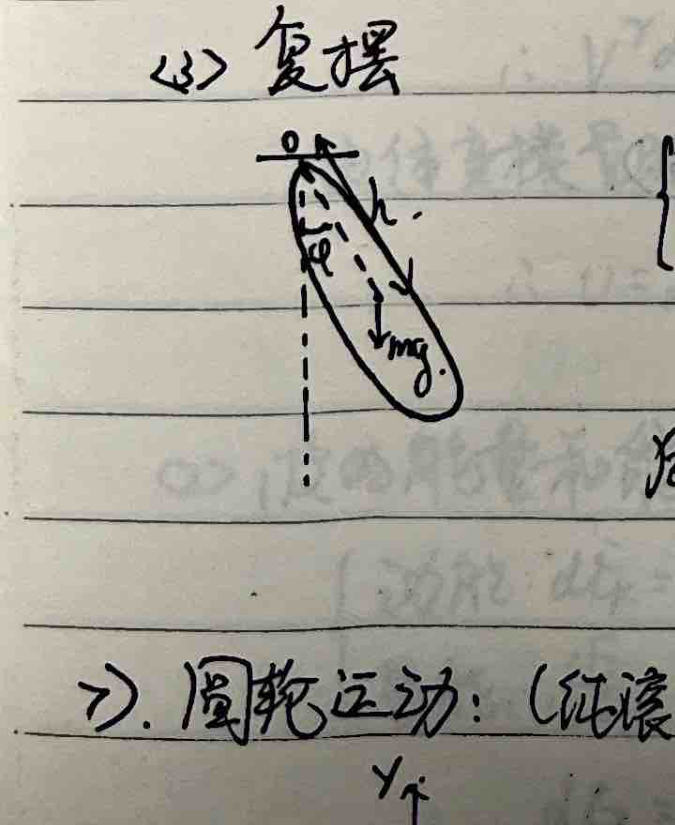
#> input picture olympiad-physics/images/ch01_compound_pendulum.png, 675 x 825 px, given in place of ch02_page_001.png, which was not available
$ python crop_ch02_p1.py
#> lines starting #> are read from the running program, lines starting #| are printed output that depends on the picture; pictures that were not available may be replaced by others from this repository, and a replacement may not be noted
import os
from PIL import Image

in_dir = 'college-physics/images'
out_dir = 'college-physics/images'

def extract_rect(img_name, out_name, x0_pct, y0_pct, x1_pct, y1_pct):
#> called with img_name = 'ch02_page_001.png', out_name = 'topic_blackbody.png', x0_pct = 0.52, y0_pct = 0.16, x1_pct = 0.68, y1_pct = 0.23
    in_path = os.path.join(in_dir, img_name)
    out_path = os.path.join(out_dir, out_name)
    img = Image.open(in_path)
#> img is the input picture: PIL image 675x825 RGB; mean R, G, B 168.1, 164.5, 154.2
    width, height = img.size
#> width = 675; height = 825
    box = (
        int(width * x0_pct),
        int(height * y0_pct),
        int(width * x1_pct),
        int(height * y1_pct)
    )
#> box = (351, 132, 459, 189)
    cropped = img.crop(box)
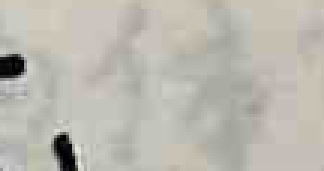
#> cropped: PIL image 108x57 RGB (shown 3 times larger); mean R, G, B 187.4, 184.9, 176.3
    cropped.save(out_path)
    print(f"Saved {out_path}")

extract_rect("ch02_page_001.png", "topic_blackbody.png", 0.52, 0.16, 0.68, 0.23)
extract_rect("ch02_page_001.png", "topic_photoelectric.png", 0.20, 0.24, 0.42, 0.40)
#> call 2 of extract_rect, with img_name = 'ch02_page_001.png', out_name = 'topic_photoelectric.png', x0_pct = 0.2, y0_pct = 0.24, x1_pct = 0.42, y1_pct = 0.4
#> in extract_rect (call 2), `cropped = img.crop(box)`:
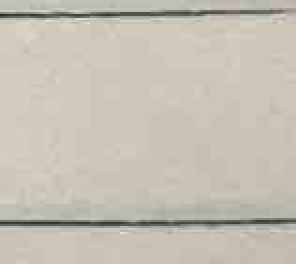
#> cropped: PIL image 148x132 RGB (shown 2 times larger); mean R, G, B 196.8, 192.1, 179.3
extract_rect("ch02_page_001.png", "topic_compton.png", 0.46, 0.25, 0.77, 0.38)
#> call 3 of extract_rect, with img_name = 'ch02_page_001.png', out_name = 'topic_compton.png', x0_pct = 0.46, y0_pct = 0.25, x1_pct = 0.77, y1_pct = 0.38
#> in extract_rect (call 3), `cropped = img.crop(box)`:
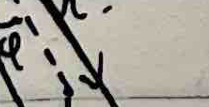
#> cropped: PIL image 209x107 RGB; mean R, G, B 167.1, 162.6, 153.2
extract_rect("ch02_page_001.png", "topic_franck_hertz.png", 0.24, 0.42, 0.47, 0.48)
#> call 4 of extract_rect, with img_name = 'ch02_page_001.png', out_name = 'topic_franck_hertz.png', x0_pct = 0.24, y0_pct = 0.42, x1_pct = 0.47, y1_pct = 0.48
#> in extract_rect (call 4), `cropped = img.crop(box)`:
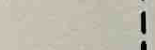
#> cropped: PIL image 155x50 RGB; mean R, G, B 190.4, 185.9, 172.4
extract_rect("ch02_page_001.png", "topic_davisson.png", 0.20, 0.52, 0.38, 0.59)
#> in extract_rect (call 5), `cropped = img.crop(box)`:
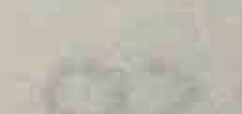
#> cropped: PIL image 121x57 RGB (shown 2 times larger); mean R, G, B 188.4, 185.4, 175
extract_rect("ch02_page_001.png", "topic_stern_gerlach_1.png", 0.18, 0.70, 0.44, 0.76)
#> in extract_rect (call 6), `cropped = img.crop(box)`:
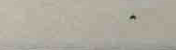
#> cropped: PIL image 176x50 RGB; mean R, G, B 175.4, 170.8, 158.8
extract_rect("ch02_page_001.png", "topic_stern_gerlach_2.png", 0.55, 0.70, 0.81, 0.76)
#> in extract_rect (call 7), `cropped = img.crop(box)`:
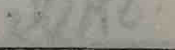
#> cropped: PIL image 175x50 RGB; mean R, G, B 147.3, 147.2, 138.8

print("Done")

$ run again, on olympiad-physics/images/ch01_spring.png
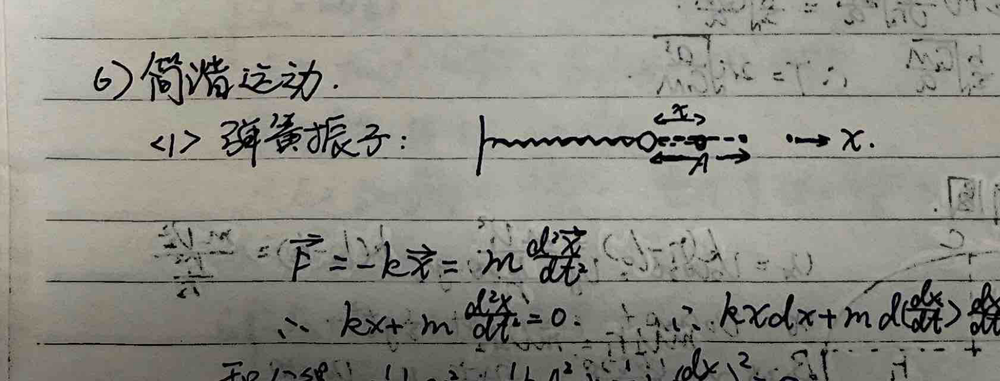
#> input picture olympiad-physics/images/ch01_spring.png, 1000 x 381 px, shrunk from 1733 x 660 before the run, given in place of ch02_page_001.png, which was not available
#> in extract_rect, img is the input picture: PIL image 1000x381 RGB; mean R, G, B 141.3, 140.5, 132.5
#> cropped: PIL image 220x61 RGB
#> cropped: PIL image 310x49 RGB
#> cropped: PIL image 230x22 RGB
#> cropped: PIL image 180x26 RGB
#> in extract_rect (call 6), `cropped = img.crop(box)`:
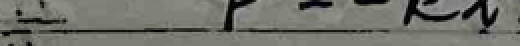
#> cropped: PIL image 260x23 RGB (shown 2 times larger); mean R, G, B 111.9, 112.8, 106
#> in extract_rect (call 7), `cropped = img.crop(box)`:
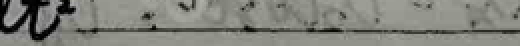
#> cropped: PIL image 260x23 RGB (shown 2 times larger); mean R, G, B 129.1, 129.9, 122.9

$ run again, on olympiad-physics/images/ch01_wave_interference.png
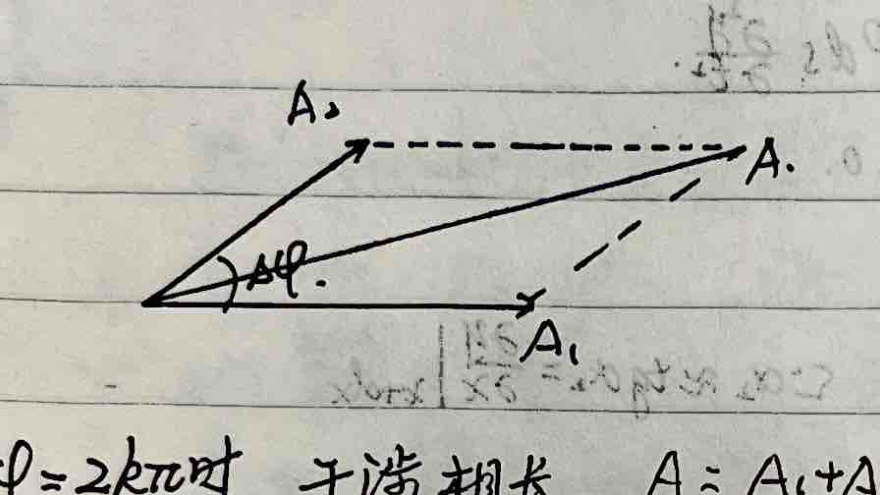
#> input picture olympiad-physics/images/ch01_wave_interference.png, 880 x 495 px, given in place of ch02_page_001.png, which was not available
#> in extract_rect, img is the input picture: PIL image 880x495 RGB; mean R, G, B 186.2, 185.1, 176.8
#> cropped: PIL image 193x80 RGB
#> in extract_rect (call 3), `cropped = img.crop(box)`:
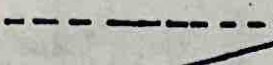
#> cropped: PIL image 273x65 RGB; mean R, G, B 175, 175.7, 169.3
#> cropped: PIL image 202x30 RGB
#> cropped: PIL image 158x35 RGB
#> cropped: PIL image 229x30 RGB
#> in extract_rect (call 7), `cropped = img.crop(box)`:
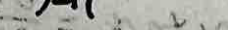
#> cropped: PIL image 228x30 RGB; mean R, G, B 170, 170.9, 163.8
